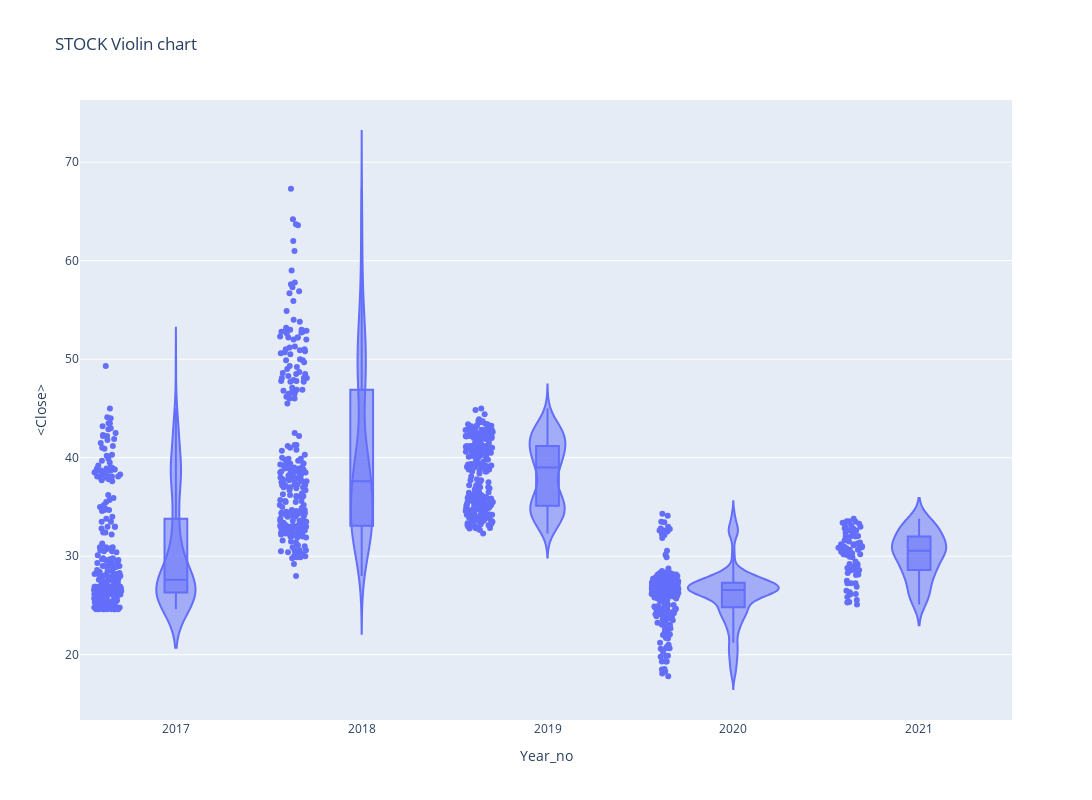

Notebook code for this chart:
### Code cell
#px.violin(df_tips, y="tip", x="smoker", color="sex", box=True, points="all",
#          hover_data=df_tips.columns)

fig = go.Figure()
px.violin(df,x='Year_no',y='<Close>',box =True, points='all',
         hover_data=df.columns, title = 'STOCK Violin chart', height= 800, width= 1200)

### Figure 1 — Plotly figure (JSON) as saved in the notebook; plotly's stock layout.template omitted (floating-point values rounded to 4 significant figures; data arrays with more than 128 entries replaced by an {"elided": "..."} marker saying what was removed)
{"data": [{"alignmentgroup": "True", "box": {"visible": true}, "customdata": {"elided": "1069x3 mixed values"}, "hovertemplate": "Year_no=%{x}<br><Close>=%{y}<br>datetime=%{customdata[0]}<br><Volume>=%{customdata[1]}<br>Period=%{customdata[2]}<extra></extra>", "legendgroup": "", "marker": {"color": "#636efa"}, "name": "", "offsetgroup": "", "orientation": "v", "points": "all", "scalegroup": "True", "showlegend": false, "type": "violin", "x": {"elided": "1069 int values"}, "x0": " ", "xaxis": "x", "y": {"elided": "1069 float values"}, "y0": " ", "yaxis": "y"}], "layout": {"height": 800, "legend": {"tracegroupgap": 0}, "title": {"text": "STOCK Violin chart"}, "violinmode": "group", "width": 1200, "xaxis": {"anchor": "y", "domain": [0, 1], "title": {"text": "Year_no"}}, "yaxis": {"anchor": "x", "domain": [0, 1], "title": {"text": "<Close>"}}}}
